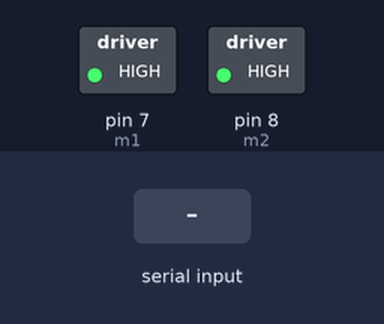
The sketch below on a simulated Arduino Uno, built with avr-gcc and run on an emulated ATmega328P. Parts: switched loads named in the sketch (green lamp = pin HIGH). The inputs (shaded band) are chosen by the test bench.

Above: at 1.2 s.
1.3 s: "1" received over Serial
At 2.5 s:
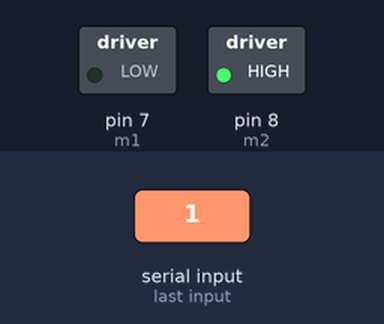
2.8 s: "2" received over Serial
At 3.8 s:
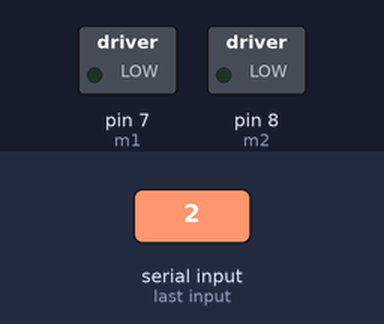
4.3 s: "0" received over Serial
At 5.0 s:
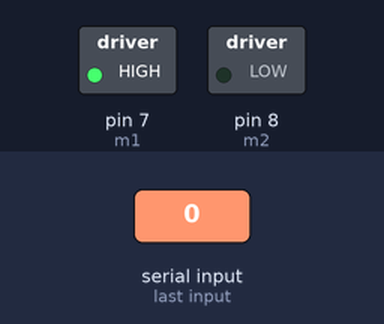
5.8 s: "3" received over Serial
At 6.1 s:
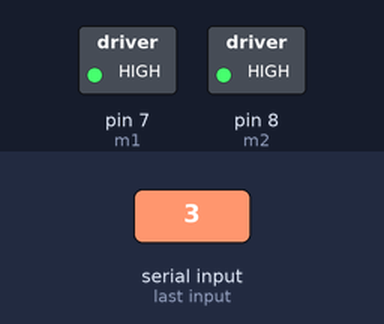
Timing chart, 0 to 8.3 s (numbered marks = the images above; inputs shaded):
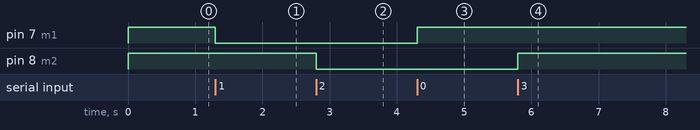

The sketch:

motor_relay.ino
```cpp
char a;
int m1=7;
int m2=8;
void setup() {
pinMode(m2,OUTPUT);
pinMode(m1,OUTPUT);

digitalWrite(m2,HIGH);
digitalWrite(m1,HIGH);

Serial.begin(9600);
}

void loop() {
if(Serial.available()>0){
  a=Serial.read();
  if(a=='1'){
    digitalWrite(m1,LOW);
  }else if(a=='0'){
        digitalWrite(m1,HIGH);

  }
  else if(a=='2'){
        digitalWrite(m2,LOW);
  }
    else if(a=='3'){
        digitalWrite(m2,HIGH);
  }
}
}
```

Measured:
- after the input at 1.3 s, pin 7 (m1): HIGH → LOW at once
- after the input at 2.8 s, pin 8 (m2): HIGH → LOW at once
- after the input at 4.3 s, pin 7 (m1): LOW → HIGH at once
- after the input at 5.8 s, pin 8 (m2): LOW → HIGH at once
